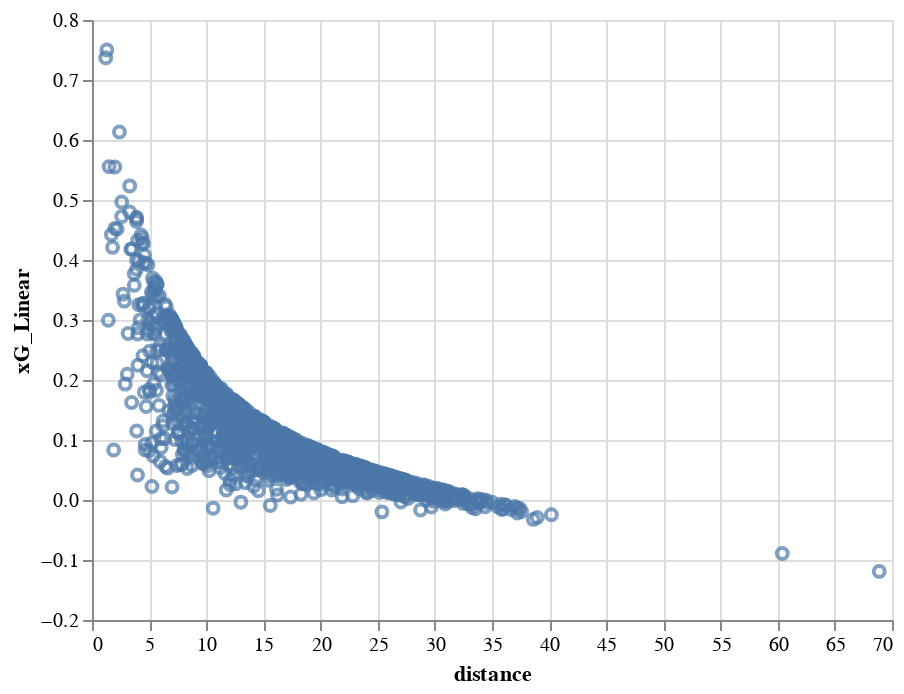

Source (notebook cell):
### Code cell
import altair as alt
  
fig = alt.Chart(df_shot).mark_point().encode(
  x='distance',y='xG_Linear')
fig

### Figure 1 — Vega-Lite specification as saved in the notebook (floating-point values rounded to 4 significant figures; data arrays with more than 128 entries replaced by an {"elided": "..."} marker saying what was removed)
{"config": {"view": {"continuousWidth": 400, "continuousHeight": 300}}, "data": {"name": "data-4f09e1cce0e50745414e89e4496b1fcc"}, "mark": "point", "encoding": {"x": {"field": "distance", "type": "quantitative"}, "y": {"field": "xG_Linear", "type": "quantitative"}}, "$schema": "https://vega.github.io/schema/vega-lite/v4.17.0.json", "datasets": {"data-4f09e1cce0e50745414e89e4496b1fcc": {"elided": "1382 records"}}}
